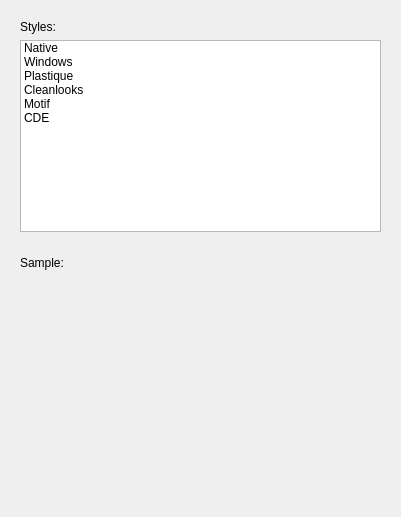
            <widget class="QWidget" name="stylesPage">
             <layout class="QVBoxLayout" name="verticalLayout_9">
              <item>
               <widget class="QWidget" name="widget_9" native="true">
                <layout class="QVBoxLayout" name="verticalLayout_6">
                 <item>
                  <widget class="QLabel" name="label_12">
                   <property name="text">
                    <string>Styles:</string>
                   </property>
                  </widget>
                 </item>
                 <item>
                  <widget class="QListWidget" name="stylesList">
                   <item>
                    <property name="text">
                     <string>Native</string>
                    </property>
                   </item>
                   <item>
                    <property name="text">
                     <string>Windows</string>
                    </property>
                   </item>
                   <item>
                    <property name="text">
                     <string>Plastique</string>
                    </property>
                   </item>
                   <item>
                    <property name="text">
                     <string>Cleanlooks</string>
                    </property>
                   </item>
                   <item>
                    <property name="text">
                     <string>Motif</string>
                    </property>
                   </item>
                   <item>
                    <property name="text">
                     <string>CDE</string>
                    </property>
                   </item>
                  </widget>
                 </item>
                </layout>
               </widget>
              </item>
              <item>
               <widget class="QWidget" name="widget_10" native="true">
                <layout class="QVBoxLayout" name="verticalLayout_7">
                 <item>
                  <widget class="QLabel" name="label_13">
                   <property name="text">
                    <string>Sample:</string>
                   </property>
                  </widget>
                 </item>
                 <item>
                  <widget class="QLabel" name="styleSampleLabel">
                   <property name="minimumSize">
                    <size>
                     <width>361</width>
                     <height>221</height>
                    </size>
                   </property>
                   <property name="text">
                    <string/>
                   </property>
                   <property name="alignment">
                    <set>Qt::AlignCenter</set>
                   </property>
                  </widget>
                 </item>
                </layout>
               </widget>
              </item>
             </layout>
            </widget>
